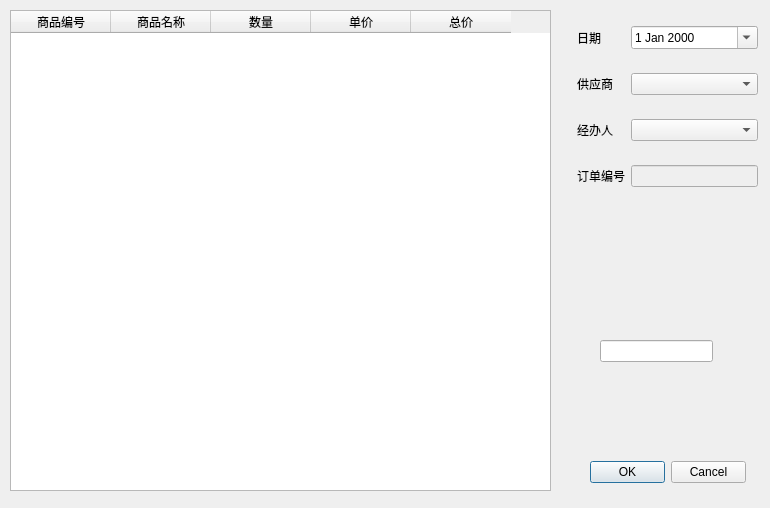
<?xml version="1.0" encoding="UTF-8"?>
<ui version="4.0">
 <class>FrmBuyOrder</class>
 <widget class="QDialog" name="FrmBuyOrder">
  <property name="geometry">
   <rect>
    <x>0</x>
    <y>0</y>
    <width>770</width>
    <height>508</height>
   </rect>
  </property>
  <property name="windowTitle">
   <string>Dialog</string>
  </property>
  <widget class="QTableWidget" name="tableWidget">
   <property name="geometry">
    <rect>
     <x>10</x>
     <y>10</y>
     <width>541</width>
     <height>481</height>
    </rect>
   </property>
   <property name="editTriggers">
    <set>QAbstractItemView::AllEditTriggers</set>
   </property>
   <column>
    <property name="text">
     <string>商品编号</string>
    </property>
    <property name="font">
     <font>
      <pointsize>9</pointsize>
     </font>
    </property>
   </column>
   <column>
    <property name="text">
     <string>商品名称</string>
    </property>
    <property name="font">
     <font>
      <pointsize>9</pointsize>
     </font>
    </property>
   </column>
   <column>
    <property name="text">
     <string>数量</string>
    </property>
    <property name="font">
     <font>
      <pointsize>9</pointsize>
     </font>
    </property>
   </column>
   <column>
    <property name="text">
     <string>单价</string>
    </property>
    <property name="font">
     <font>
      <pointsize>9</pointsize>
     </font>
    </property>
   </column>
   <column>
    <property name="text">
     <string>总价</string>
    </property>
    <property name="font">
     <font>
      <pointsize>9</pointsize>
     </font>
    </property>
   </column>
  </widget>
  <widget class="QDialogButtonBox" name="buttonBox">
   <property name="geometry">
    <rect>
     <x>590</x>
     <y>460</y>
     <width>156</width>
     <height>24</height>
    </rect>
   </property>
   <property name="standardButtons">
    <set>QDialogButtonBox::Cancel|QDialogButtonBox::Ok</set>
   </property>
  </widget>
  <widget class="QWidget" name="layoutWidget">
   <property name="geometry">
    <rect>
     <x>577</x>
     <y>8</y>
     <width>181</width>
     <height>201</height>
    </rect>
   </property>
   <property name="font">
    <font>
     <pointsize>9</pointsize>
    </font>
   </property>
   <layout class="QGridLayout" name="gridLayout">
    <item row="0" column="0">
     <widget class="QLabel" name="label">
      <property name="font">
       <font>
        <pointsize>9</pointsize>
       </font>
      </property>
      <property name="text">
       <string>日期</string>
      </property>
     </widget>
    </item>
    <item row="0" column="1">
     <widget class="QDateEdit" name="dateEdit">
      <property name="font">
       <font>
        <pointsize>9</pointsize>
       </font>
      </property>
      <property name="calendarPopup">
       <bool>true</bool>
      </property>
      <property name="timeSpec">
       <enum>Qt::UTC</enum>
      </property>
     </widget>
    </item>
    <item row="1" column="0">
     <widget class="QLabel" name="label_2">
      <property name="font">
       <font>
        <pointsize>9</pointsize>
       </font>
      </property>
      <property name="text">
       <string>供应商</string>
      </property>
     </widget>
    </item>
    <item row="1" column="1">
     <widget class="QComboBox" name="supplier">
      <property name="font">
       <font>
        <pointsize>9</pointsize>
       </font>
      </property>
     </widget>
    </item>
    <item row="2" column="0">
     <widget class="QLabel" name="label_3">
      <property name="font">
       <font>
        <pointsize>9</pointsize>
       </font>
      </property>
      <property name="text">
       <string>经办人</string>
      </property>
     </widget>
    </item>
    <item row="2" column="1">
     <widget class="QComboBox" name="transactor">
      <property name="font">
       <font>
        <pointsize>9</pointsize>
       </font>
      </property>
     </widget>
    </item>
    <item row="3" column="0">
     <widget class="QLabel" name="label_4">
      <property name="font">
       <font>
        <pointsize>9</pointsize>
       </font>
      </property>
      <property name="text">
       <string>订单编号</string>
      </property>
     </widget>
    </item>
    <item row="3" column="1">
     <widget class="QLineEdit" name="id">
      <property name="enabled">
       <bool>false</bool>
      </property>
      <property name="font">
       <font>
        <pointsize>9</pointsize>
       </font>
      </property>
     </widget>
    </item>
   </layout>
  </widget>
  <widget class="QLineEdit" name="lineEdit">
   <property name="geometry">
    <rect>
     <x>600</x>
     <y>340</y>
     <width>113</width>
     <height>22</height>
    </rect>
   </property>
  </widget>
 </widget>
 <resources/>
 <connections/>
</ui>
